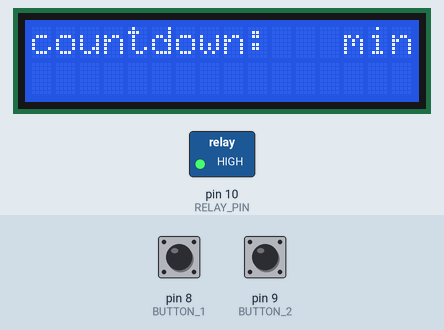
Simulated run of this sketch. Board: Arduino Uno, built with avr-gcc and run on an emulated ATmega328P. On the bench: 16×2 character LCD, switched loads named in the sketch (green lamp = pin HIGH). Inputs (shaded band) come from the test bench; at power-on: pin 9 (BUTTON_2) HIGH, pin 8 (BUTTON_1) HIGH. What the sketch prints to the serial monitor is not drawn.

Above: at 1.4 s.
1.5 s: pin 9 (BUTTON_2) pulled LOW for 0.25 s
At 2.8 s:
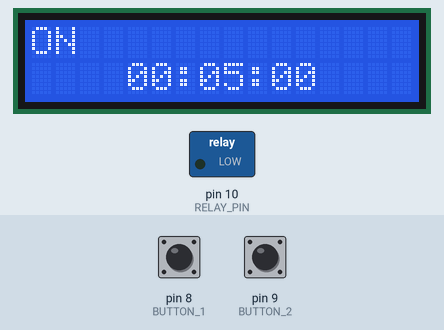
4.7 s: pin 8 (BUTTON_1) pulled LOW for 0.25 s
At 7.8 s:
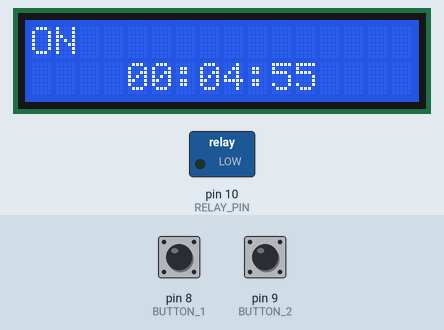
7.9 s: pin 8 (BUTTON_1) pulled LOW for 1 s
At 11.3 s:
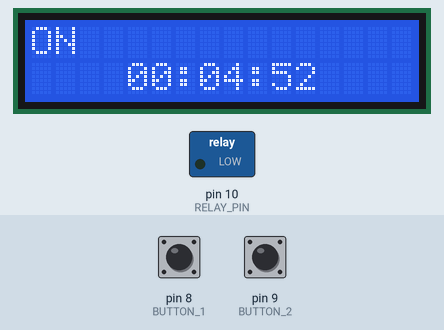
11.9 s: pin 9 (BUTTON_2) pulled LOW for 1 s
At 15.3 s:
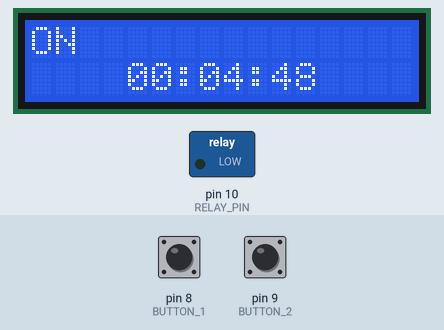
Timing chart, 0 to 16.8 s (numbered marks = the images above; inputs shaded):
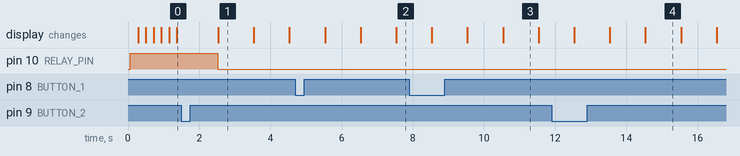

Measured:
- after the input at 1.5 s, pin 10 (RELAY_PIN): HIGH → LOW after 1.0 s; the display: changes after 1.0 s (image 1)
- what the display in image 1 shows lasts 1.0 s, from 2.5 s to 3.5 s

The sketch:

zhi_neng_ding_shi_xian.ino
```cpp
#include <LiquidCrystal_I2C.h>

#define BUTTON_1 8   //增加时间
#define BUTTON_2 9   // 确定倒计时
#define RELAY_PIN 10 // 继电器
#define BACKLIGHT_TIME 50
//#define DEBUG 1

// 倒计时的秒数
long countdown_sec = 0;
long long last_time = 0;
LiquidCrystal_I2C lcd(0x27, 16, 2);
int interval = 100;
int num = 0;
int lcd_backlight_sec = 0;

// 判断按钮是否按下
bool ButtonIsPressed(uint8_t pin, unsigned long ms = 50)
{
  if (digitalRead(pin) == LOW)
  {
    delay(ms);
    if (digitalRead(pin) == LOW)
    {
      lcd_backlight_sec = BACKLIGHT_TIME;
      Serial.println("按钮按下");
      return true;
    }
    else
      return false;
  }
  return false;
}

void show_countdown()
{
  long hour, min, sec;
  char str[20];
  hour = countdown_sec / 3600.0;
  min = (countdown_sec % 3600) / 60.0;
  sec = (countdown_sec % 3600) % 60;
  snprintf(str, sizeof(str), "%02ld:%02ld:%02ld", hour, min, sec);
  lcd.clear();
  lcd.setCursor(4, 1);
  lcd.print(str);
#ifdef DEBUG
  Serial.print("显示倒计时：");
  Serial.println(str);
#endif
}

int addMin(int min)
{
  switch (min)
  {
  case 5:
    return 10;
  case 10:
    return 20;
  case 20:
    return 30;
  case 30:
    return 45;
  case 45:
    return 60;
  case 60:
    return 90;
  case 90:
    return 120;
  case 120:
    return 180;
  case 180:
    return 240;
  case 240:
    return 360;
  case 360:
    return 480;
  case 480:
    return 600;
  case 600:
    return 720;
  default:
    return 5;
  }
}

void set_countdown()
{
  char str[20];
  bool show = true;
  int min = 5;
#ifdef DEBUG
  Serial.println("设置倒计时");
#endif
  while (1)
  {
    delay(200);
    // 按下了按键1，增加倒计时
    if (ButtonIsPressed(BUTTON_1))
    {
      min = addMin(min);
#ifdef DEBUG
      char n[10];
      itoa(min, n, 10);
      Serial.print(n);
      Serial.println("分钟");
#endif
    }
    // 按下了按键2，开始倒计时
    if (ButtonIsPressed(BUTTON_2))
    {
      countdown_sec = (min * 60L);
#ifdef DEBUG
      char str[20];
      snprintf(str, sizeof(str), "%ld", countdown_sec);
      Serial.print(str);
      Serial.println("秒钟");
#endif
      return;
    }
    lcd.clear();
    lcd.setCursor(0, 0);
    lcd.print("countdown:");
    if (show) // 闪烁效果
    {
      lcd.setCursor(10, 0);
      lcd.print(min);
    }
    lcd.setCursor(13, 0);
    lcd.print("min");
    show = !show;
  }
}

void setup()
{
  Serial.begin(9600);
  Serial.println("初始化...");
  // 初始化LED
  lcd.begin();
  lcd.backlight();
  //设置引脚
  pinMode(BUTTON_1, INPUT_PULLUP);
  pinMode(BUTTON_2, INPUT_PULLUP);
  pinMode(RELAY_PIN, OUTPUT);
  digitalWrite(RELAY_PIN, HIGH);
  set_countdown();
}

void loop()
{
  long long nowTime = millis();
  if (nowTime - last_time < interval)
    return;
  else
  {
    last_time = nowTime;
    num++;
  }
#ifdef DEBUG
  char str[15];
  snprintf(str, sizeof(str), "循环：%ld", countdown_sec);
  Serial.println(str);
#endif
  if (countdown_sec >= 0 && num == 10)
  {
    digitalWrite(RELAY_PIN, LOW);
    show_countdown();
    lcd.setCursor(0, 0);
    lcd.print("ON");
    countdown_sec--;
    num = 0;
  }
  else if (countdown_sec < 0)
  {
    digitalWrite(RELAY_PIN, HIGH);
    lcd.setCursor(0, 0);
    lcd.print("OFF");
  }

  // 背光
  ButtonIsPressed(BUTTON_1);
  ButtonIsPressed(BUTTON_2);
  if (lcd_backlight_sec > 0)
  {
    lcd_backlight_sec--;
    lcd.backlight();
  }
  else if (lcd_backlight_sec == 0)
  {
    lcd.noBacklight();
    lcd_backlight_sec = -1;
#ifdef DEBUG
    Serial.println("关闭背光");
#endif
  }
}
```
